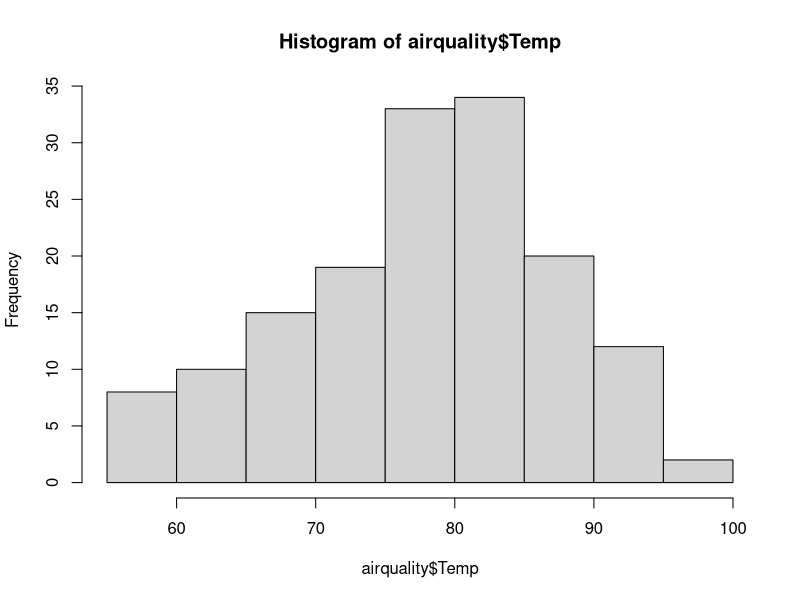
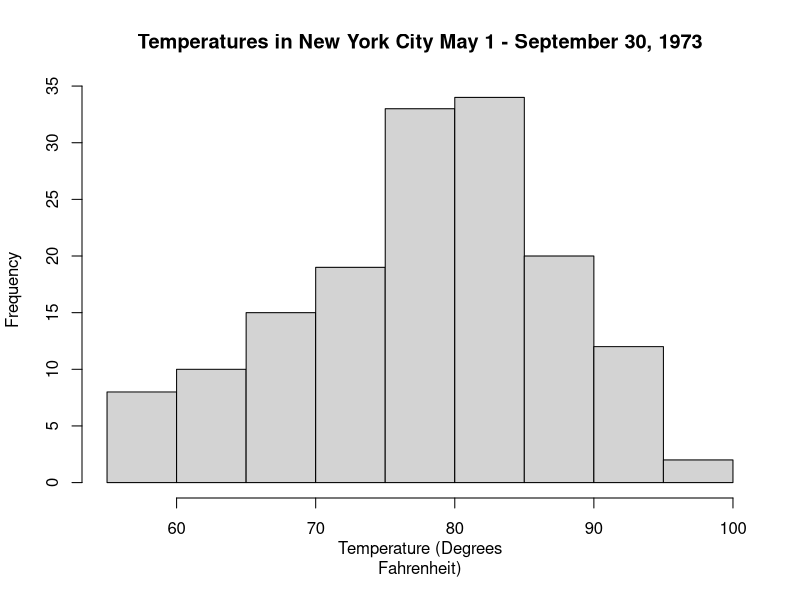
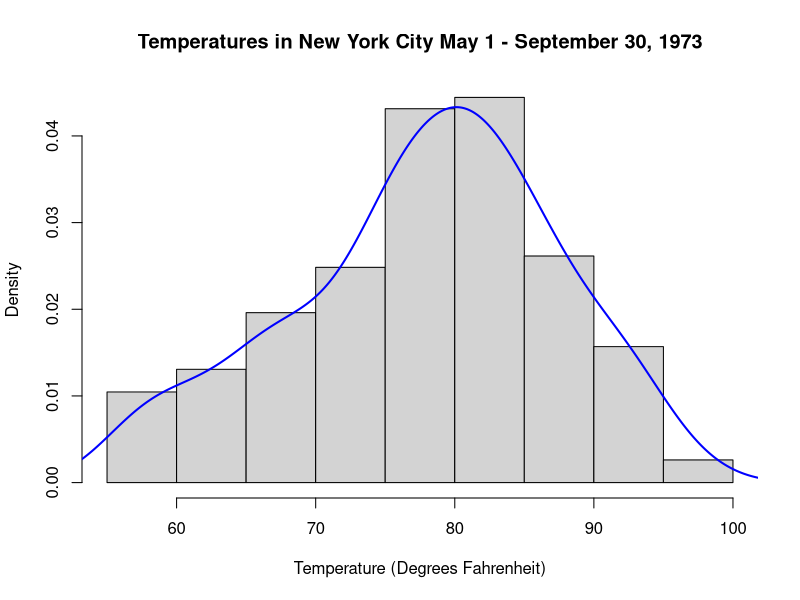
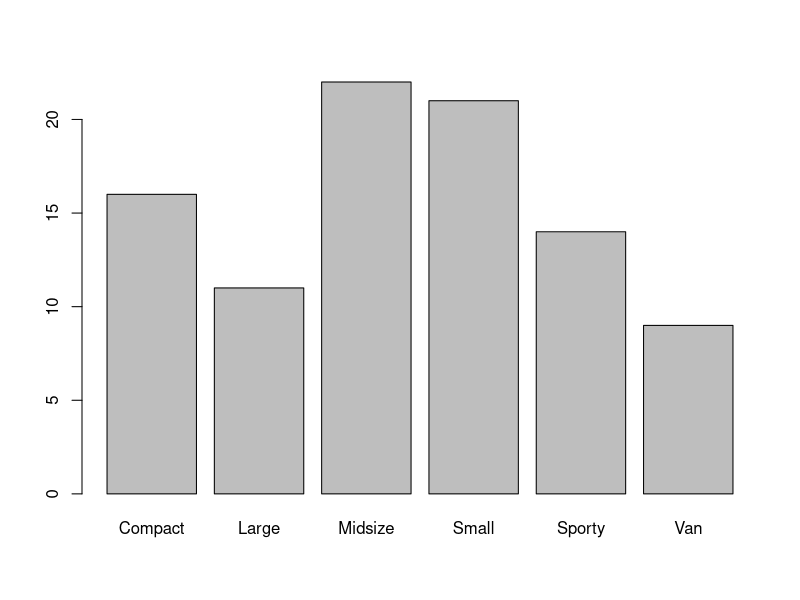
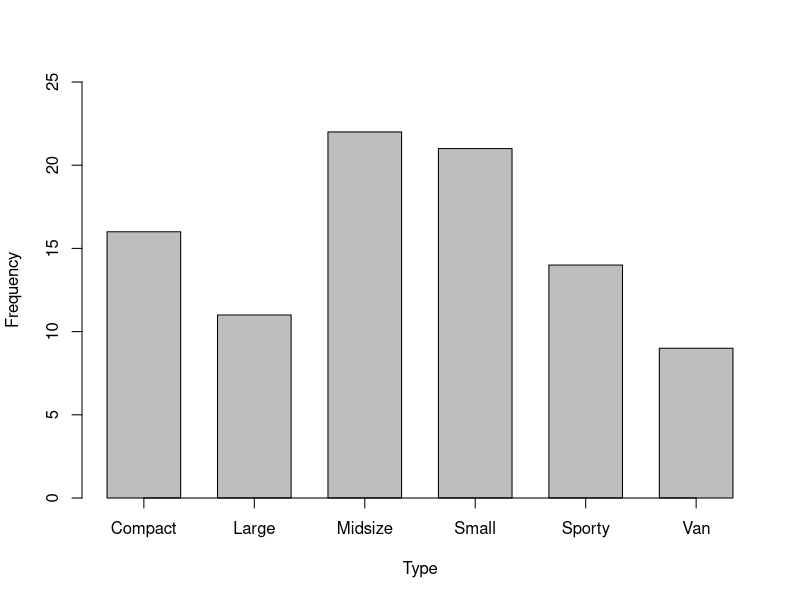

Write R code to recreate these figures, in order.
## ---- chunk 1
library(datasets)
## ---- chunk 2
head(airquality)
## ---- chunk 3
hist(airquality$Temp)
## ---- chunk 4
hist(airquality$Temp,xlab="Temperature (Degrees
Fahrenheit)",main="Temperatures in New York City May 1 - September 30, 1973")
## ---- chunk 5
hist(
  airquality$Temp,
  xlab = "Temperature (Degrees Fahrenheit)",
  main = "Temperatures in New York City May 1 - September 30, 1973",
  probability = TRUE
)

lines(density(airquality$Temp), col = "blue", lwd = 2)
## ---- chunk 6
library(MASS)
## ---- chunk 7
head(Cars93[1:3])
## ---- chunk 8
table(Cars93$Type)
## ---- chunk 9
barplot(table(Cars93$Type))
## ---- chunk 10
barplot(table(Cars93$Type),ylim=c(0,25),xlab="Type", ylab="Frequency", axis.lty="solid",space=.5)
## ---- chunk 11
library(dplyr)
## ---- chunk 12
USA.Cars93 <- filter(Cars93,Origin == "USA")
## ---- chunk 13
females <- HairEyeColor[,,2]
## ---- chunk 14
females
